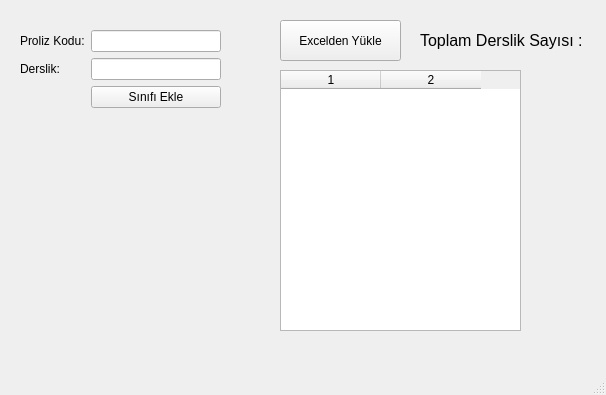
<?xml version="1.0" encoding="UTF-8"?>
<ui version="4.0">
 <class>MainWindow</class>
 <widget class="QMainWindow" name="MainWindow">
  <property name="geometry">
   <rect>
    <x>0</x>
    <y>0</y>
    <width>606</width>
    <height>395</height>
   </rect>
  </property>
  <property name="windowTitle">
   <string>MainWindow</string>
  </property>
  <widget class="QWidget" name="centralwidget">
   <widget class="QLabel" name="label_4">
    <property name="geometry">
     <rect>
      <x>420</x>
      <y>30</y>
      <width>171</width>
      <height>20</height>
     </rect>
    </property>
    <property name="font">
     <font>
      <pointsize>12</pointsize>
     </font>
    </property>
    <property name="text">
     <string>Toplam Derslik Sayısı :</string>
    </property>
   </widget>
   <widget class="QLabel" name="lbl_total_class">
    <property name="geometry">
     <rect>
      <x>620</x>
      <y>40</y>
      <width>47</width>
      <height>13</height>
     </rect>
    </property>
    <property name="font">
     <font>
      <pointsize>12</pointsize>
     </font>
    </property>
    <property name="text">
     <string/>
    </property>
   </widget>
   <widget class="QPushButton" name="class_excel_import">
    <property name="geometry">
     <rect>
      <x>280</x>
      <y>20</y>
      <width>121</width>
      <height>41</height>
     </rect>
    </property>
    <property name="text">
     <string>Excelden Yükle</string>
    </property>
   </widget>
   <widget class="QWidget" name="formLayoutWidget">
    <property name="geometry">
     <rect>
      <x>20</x>
      <y>30</y>
      <width>201</width>
      <height>103</height>
     </rect>
    </property>
    <layout class="QFormLayout" name="formLayout">
     <item row="0" column="0">
      <widget class="QLabel" name="label">
       <property name="text">
        <string>Proliz Kodu:</string>
       </property>
      </widget>
     </item>
     <item row="0" column="1">
      <widget class="QLineEdit" name="class_code"/>
     </item>
     <item row="1" column="0">
      <widget class="QLabel" name="label_2">
       <property name="text">
        <string>Derslik:</string>
       </property>
      </widget>
     </item>
     <item row="1" column="1">
      <widget class="QLineEdit" name="class_name"/>
     </item>
     <item row="2" column="1">
      <widget class="QPushButton" name="class_add">
       <property name="text">
        <string>Sınıfı Ekle</string>
       </property>
      </widget>
     </item>
    </layout>
   </widget>
   <widget class="QTableWidget" name="tbl_derslikler">
    <property name="geometry">
     <rect>
      <x>280</x>
      <y>70</y>
      <width>241</width>
      <height>261</height>
     </rect>
    </property>
    <property name="rowCount">
     <number>0</number>
    </property>
    <property name="columnCount">
     <number>2</number>
    </property>
    <column/>
    <column/>
   </widget>
  </widget>
  <widget class="QMenuBar" name="menubar">
   <property name="geometry">
    <rect>
     <x>0</x>
     <y>0</y>
     <width>606</width>
     <height>21</height>
    </rect>
   </property>
  </widget>
  <widget class="QStatusBar" name="statusbar"/>
 </widget>
 <resources/>
 <connections/>
</ui>
